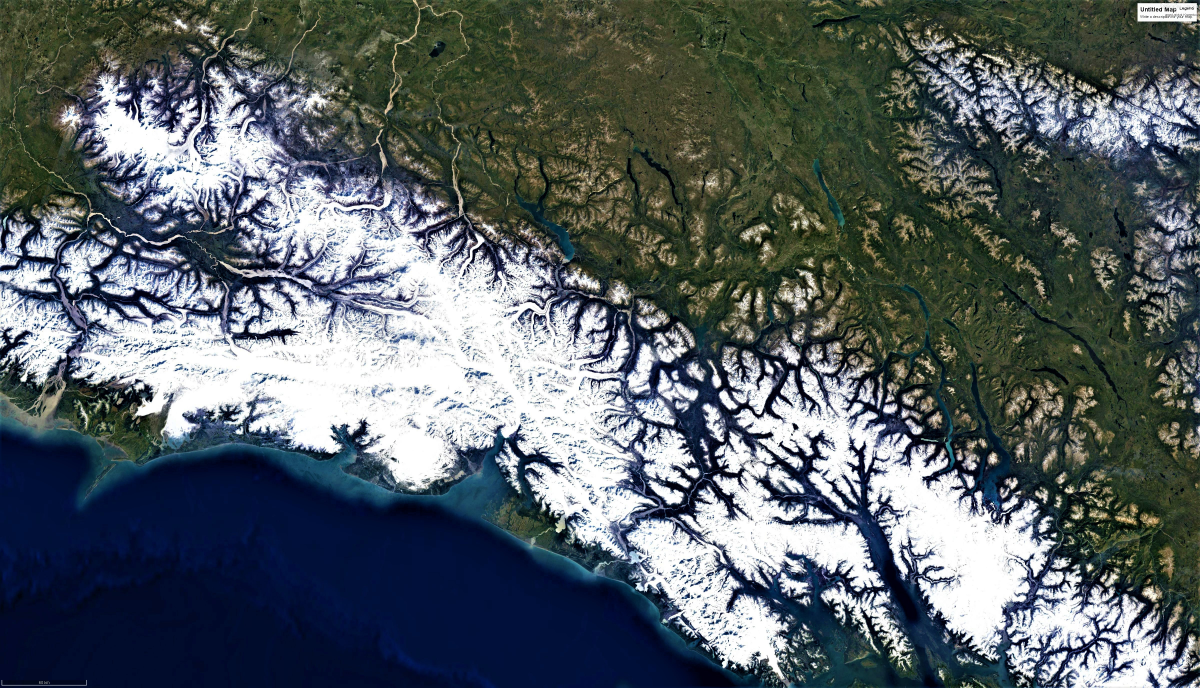
#> input picture dec 1992.jpg, 4800 x 2751 px, given in place of Dec 1984.jpg, which was not available (shown at 1/4 size)
$ python 'Glacier change detection.py'
#> lines starting #> are read from the running program, lines starting #| are printed output that depends on the picture; after the words box and inside, x2 and y2 are one past the last pixel; in counts of white or black regions, pixels touching at a corner belong together; pictures that were not available may be replaced by others from this repository, and a replacement may not be noted
import cv2
import numpy as np
import pandas as pd
import matplotlib.pyplot as plt


imageCollection = ['Dec 1984.jpg', 'Dec 1988.jpg', 'Dec 1992.jpg',
                   'Dec 1996.jpg', 'Dec 2000.jpg', 'Dec 2004.jpg', 'Dec 2008.jpg', 'Dec 2012.jpg', 'Dec 2016.jpg', 'Dec 2019.jpg']

originImgArray = []
maskImgArray = []
resultImgArray = []
whiteAreaArray = []


# Bring some raw data.
yearData = []
areaSqkm = []

# In my original code I create a series and run on that,
# so for consistency I create a series from the list.


# [38 lines left out: function add_value_labels, not called in this run]
                                        # positive and negative values.


class MyImage:
    def __init__(self, img_name):
        self.img = cv2.imread(img_name)
        self.__name = img_name

    def __str__(self):
        return self.__name


# [44 lines left out: function stackImages, not called in this run]


def empty(a):
    pass


while True:

    for i in imageCollection:
        img = cv2.imread(i)
#> img is the input picture: shape (2751, 4800, 3); mean B, G, R 100.8, 97, 88.1
        scale_percent = 30  # percent of original size
        width = int(img.shape[1] * scale_percent / 100)
#> width = 1440
        height = int(img.shape[0] * scale_percent / 100)
#> height = 825
        dim = (width, height)
#> dim = (1440, 825)
        imageTitle = MyImage(i)
        imageNamesplited = str(imageTitle).split('.')
        imageName = imageNamesplited[0]
        img_date = imageTitle
        # print(str(x))
        # _, img = cap.read()
        imgHsv = cv2.cvtColor(img, cv2.COLOR_BGR2HSV)#####################################
#> imgHsv: shape (2751, 4800, 3); mean H, S, V 75.2, 111, 109.1

        lower = np.array([0,0,255])  # h_min,s_min,v_min
        upper = np.array([255,255,255])  # h_max,s_max,v_max
        mask = cv2.inRange(imgHsv, lower, upper)
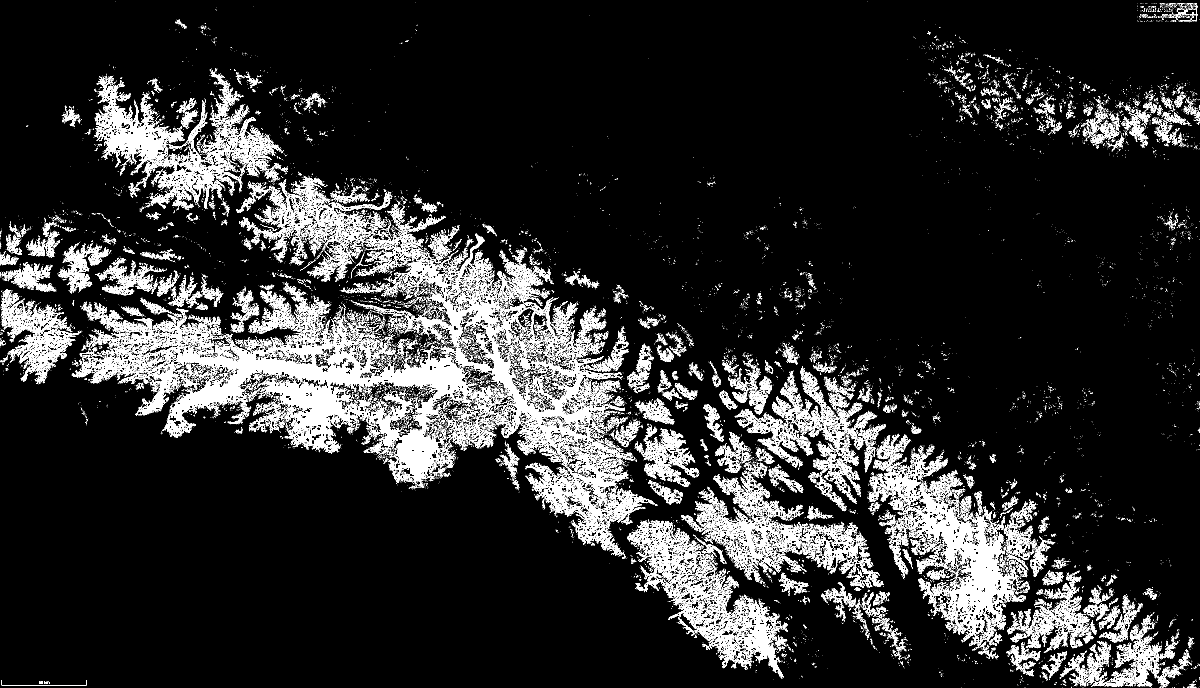
#> mask: shape (2751, 4800) (shown at 1/4 size); 9.3% white; 64971 white regions (59129 under 20 px), largest, box (x1, y1, x2, y2) and area: (607, 1294, 1888, 1926) 199234, (1618, 1039, 2505, 1835) 80249, (3633, 1930, 4051, 2543) 75581
        result = cv2.bitwise_and(img, img, mask=mask)
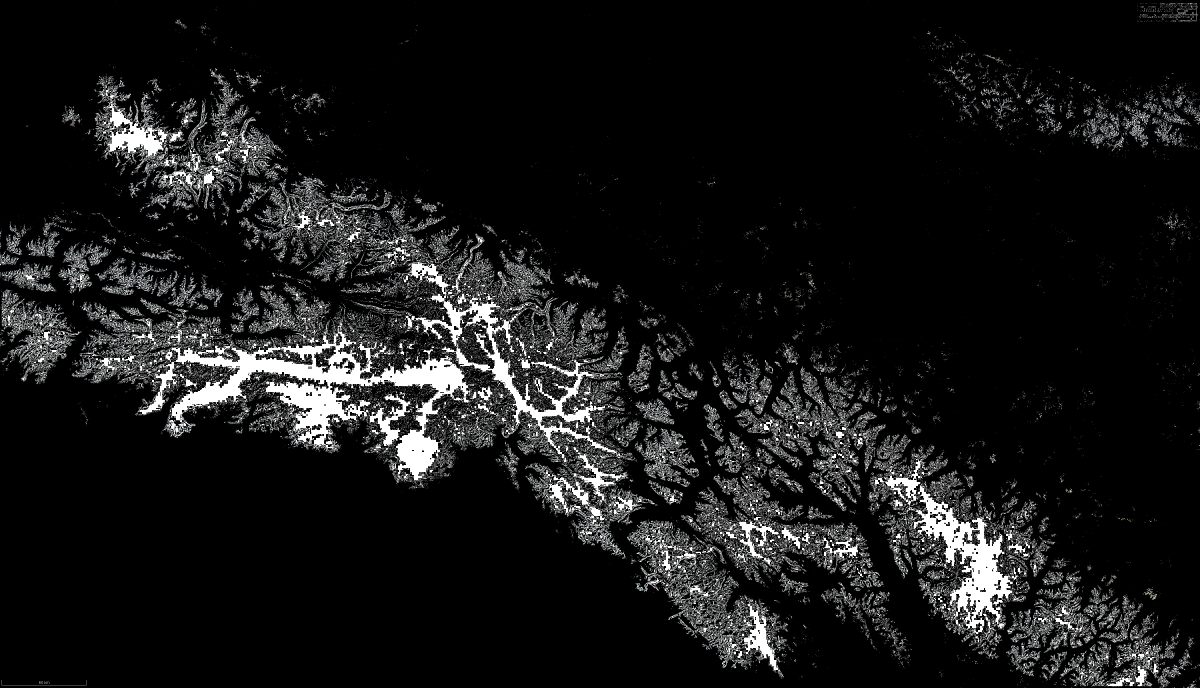
#> result: shape (2751, 4800, 3) (shown at 1/4 size); mean B, G, R 23.6, 23.5, 23.4

        maskImgShape = img.shape
#> maskImgShape = (2751, 4800, 3)
        # print(maskImgShape[0], maskImgShape[1])
        totalArea = int((maskImgShape[0] * maskImgShape[1]) * 27600.1)/1000000
#> totalArea = 364453.8
        whitepart = np.sum(mask >= 100)
#> whitepart = 1224781
        whitepart = int(whitepart*27600.1)/1000000
#> whitepart = 33804.1
        areaSqkm.append(whitepart)
        yearData.append(imageName)
        whiteAreaArray.append(str(imageName) + ' =   ' +
                              str(whitepart) + ' ' + 'sq km')

        # [6 lines of commented-out code are left out]
        mask = cv2.cvtColor(mask, cv2.COLOR_GRAY2BGR)
        # number_of_white_pix = np.sum(img == 255)
        hStack = np.hstack([img, mask, result])
        #cv2.imshow('Original', img)
        #cv2.imshow('HSV Color Space', imgHsv)
        resized_original = cv2.resize(img, dim, interpolation=cv2.INTER_AREA)
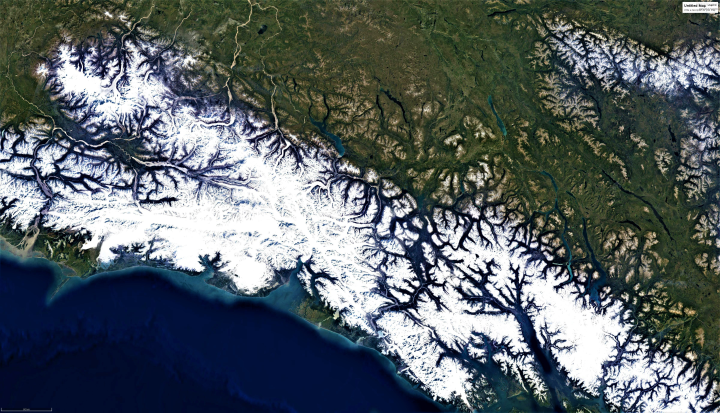
#> resized_original: shape (825, 1440, 3) (shown at 1/2 size); mean B, G, R 100.8, 97, 88.1
        resized_original_text = cv2.putText(img=resized_original, text=str(imageTitle), org=(
            10, 20), fontFace=cv2.FONT_HERSHEY_DUPLEX, fontScale=2.0, color=(125, 246, 55), thickness=5)
        resized_mask = cv2.resize(mask, dim, interpolation=cv2.INTER_AREA)
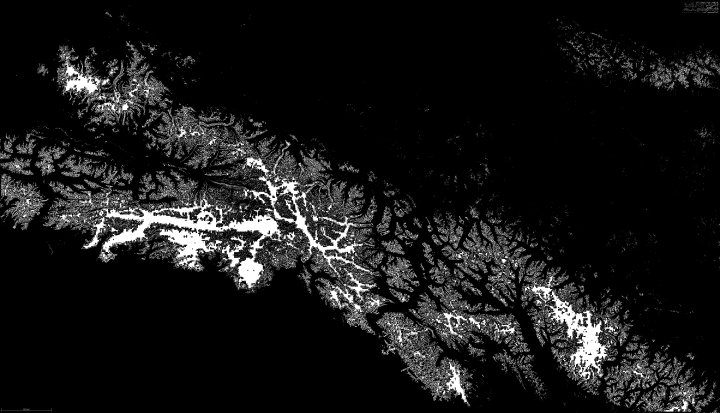
#> resized_mask: shape (825, 1440, 3) (shown at 1/2 size); min 0, max 255, mean 23.7
        resized_result = cv2.resize(result, dim, interpolation=cv2.INTER_AREA)
        # resized_hstack = cv2.resize(hStack, dim, interpolation= cv2.INTER_LINEAR)

        originImgArray.append(resized_original_text)
        maskImgArray.append(resized_mask)
        resultImgArray.append(resized_result)

        # cv2.imshow(i+'-Mask', resized_mask)
        # cv2.imshow(i+'-Result', resized_result)
        # cv2.imshow(i+'-original', resized_original)
    print(whiteAreaArray)
    whiteAreaArray.clear()
    stackedImages = stackImages((originImgArray, maskImgArray, resultImgArray), 0.8)
    cv2.namedWindow('Resized Window', cv2.WINDOW_NORMAL)
    cv2.resizeWindow('Resized Window', stackedImages.shape[1], stackedImages.shape[0])
    cv2.imshow('Resized Window', stackedImages)
    # print(stackedImages.shape[1])
    originImgArray.clear()
    maskImgArray.clear()
    resultImgArray.clear()
    freq_series = pd.Series(areaSqkm)

    # x_labels = [108300.0, 110540.0, 112780.0, 115020.0, 117260.0, 119500.0,
    #             121740.0, 123980.0, 126220.0, 128460.0, 130700.0]

    # Plot the figure.
    plt.figure(figsize=(12, 8))
    ax = freq_series.plot(kind='bar')
    ax.set_title('Greenary Detection')
    ax.set_xlabel('Years')
    ax.set_ylabel('Area(sq km)')
    ax.set_xticklabels(yearData)
    add_value_labels(ax)
    plt.show()
    if cv2.waitKey(1) & 0xFF == ord('q'):
        break

# cap.release()
cv2.destroyAllWindows()
